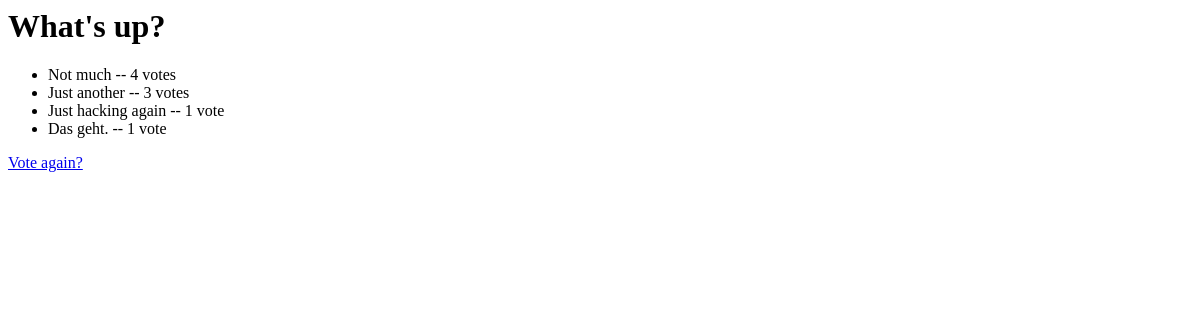
Before: /polls/1/results/ with the older database file.
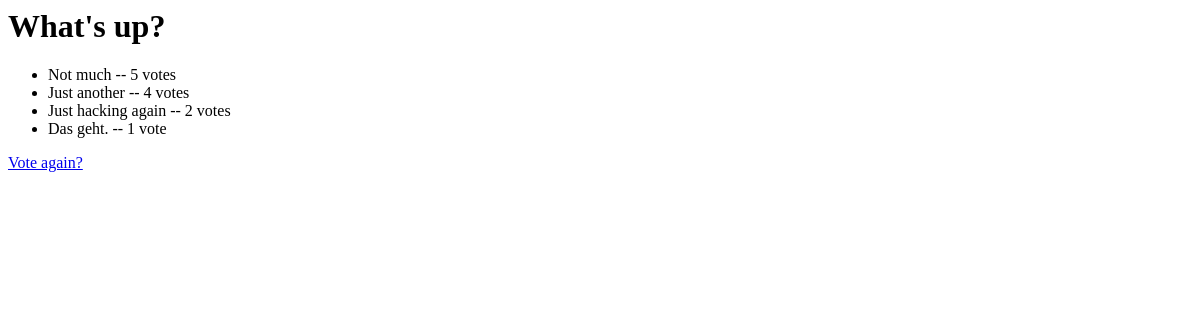
After: the same page with the newer database file.
### polls/models.py (models this page shows, shortened)
class Choice(models.Model):
    poll = models.ForeignKey(Poll)
    choice_text = models.CharField(max_length=200)
    votes = models.IntegerField()

### templates/polls/results.html
<h1>{{ poll.question }}</h1>
<ul>
{% for choice in poll.choice_set.all %}
    <li>{{ choice.choice_text }} -- {{ choice.votes }} vote{{ choice.votes|pluralize }}</li>
{% endfor %}
</ul>
<a href="/polls/{{ poll.id }}/">Vote again?</a>

Changed rows visible on the page:
changed Choice "Not much": votes "4" → "5"
changed Choice "Just another": votes "3" → "4"
changed Choice "Just hacking again": votes "1" → "2"
